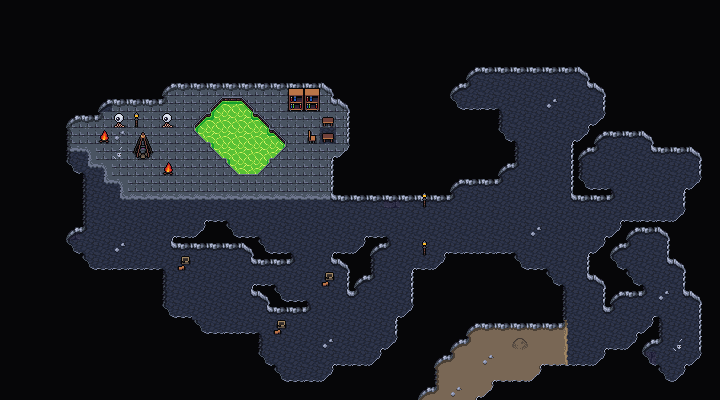

A level layout from a 2D game, rendered from its tile map. Below: a short description, then the map file with tile-grid data replaced by summaries:
An orthogonal 45x25 tile map with 16x16 px tiles, 4 tile layers (Sub, Walls, Background, Clutter), 4 tilesets and 21 objects.

<map version="1.10" tiledversion="1.10.1" orientation="orthogonal" renderorder="right-down" width="45" height="25" tilewidth="16" tileheight="16" infinite="0" nextlayerid="7" nextobjectid="87">
 <editorsettings>
  <export target="wastetown..tmx" format="tmx" />
 </editorsettings>
 <tileset firstgid="1" source="../../tileset/main.tsx" />
 <tileset firstgid="10113" source="../../tileset/buildings.tsx" />
 <tileset firstgid="11905" source="../../tileset/main-nocollide.tsx" />
 <tileset firstgid="22017" source="../../tileset/dungeon/dungeon_bis.tsx" />
 <layer id="6" name="Sub" width="45" height="25">
  <data>[1125 cells, 26 non-empty, 1 distinct tile ids]</data>
 </layer>
 <layer id="2" name="Walls" width="45" height="25">
  <data>[1125 cells, 954 non-empty, 12 distinct tile ids]</data>
 </layer>
 <layer id="1" name="Background" width="45" height="25">
  <data>[1125 cells, 885 non-empty, 24 distinct tile ids]</data>
 </layer>
 <layer id="3" name="Clutter" width="45" height="25">
  <properties>
   <property name="spriteLayer" type="bool" value="true" />
  </properties>
  <data>[1125 cells, 44 non-empty, 25 distinct tile ids]</data>
 </layer>
 <objectgroup id="4" name="Objects">
  <object id="38" template="../../obj/entry_up.tx" x="435.333" y="397.333" width="48" height="16">
   <properties>
    <property name="teleport" value="" />
   </properties>
  </object>
  <object id="54" template="../../obj/gold.tx" x="493.991" y="88.765" />
  <object id="55" template="../../obj/treasure.tx" x="170.417" y="110.333" />
  <object id="58" template="../../obj/enemy.tx" x="269.108" y="224.107">
   <properties>
    <property name="enemy" value="Nezumi Ninja" />
    <property name="threatRange" type="int" value="50" />
    <property name="waypoints" value="72,73" />
   </properties>
  </object>
  <object id="59" template="../../obj/enemy.tx" x="181.41" y="157.167">
   <properties>
    <property name="enemy" value="Nezumi Ninja" />
    <property name="threatRange" type="int" value="40" />
   </properties>
  </object>
  <object id="60" template="../../obj/enemy.tx" x="308.463" y="332.026" visible="1">
   <properties>
    <property name="enemy" value="Nezumi Ninja" />
    <property name="hidden" type="bool" value="true" />
    <property name="speedModifier" type="float" value="2" />
    <property name="threatRange" type="int" value="40" />
   </properties>
  </object>
  <object id="62" template="../../obj/booster.tx" x="317.862" y="129.955">
   <properties>
    <property name="reward">[
  {
    "editions": [ "TSP" ],
    "type": "card",
    "count": 10,
    "rarity": [ "Common" ]
  },
  {
    "editions": [ "TSP" ],
    "type": "card",
    "count": 3,
    "rarity": [ "Uncommon" ]
  },
  {
    "editions": [ "TSP" ],
    "type": "card",
    "count": 1,
    "rarity": [ "Rare", "Mythic Rare" ]
  }
]
</property>
   </properties>
  </object>
  <object id="69" template="../../obj/enemy.tx" x="289.277" y="129.038">
   <properties>
    <property name="effect" value="{ &quot;startBattleWithCard&quot;: [ &quot;Phyrexian Arena|APC|1&quot; ] }" />
    <property name="enemy" value="Nezumi Leader" />
    <property name="threatRange" type="int" value="50" />
   </properties>
  </object>
  <object id="70" template="../../obj/enemy.tx" x="415.765" y="236.565">
   <properties>
    <property name="enemy" value="Black Golem" />
    <property name="speedModifier" type="float" value="4" />
    <property name="threatRange" type="int" value="50" />
   </properties>
  </object>
  <object id="72" template="../../obj/waypoint.tx" x="375.723" y="226.841" />
  <object id="73" template="../../obj/waypoint.tx" x="148.186" y="218.413" />
  <object id="75" template="../../obj/enemy.tx" x="631.913" y="193.693">
   <properties>
    <property name="enemy" value="Wild Rat" />
    <property name="speedModifier" type="float" value="2" />
    <property name="threatRange" type="int" value="40" />
   </properties>
  </object>
  <object id="76" template="../../obj/enemy.tx" x="534.718" y="146.5">
   <properties>
    <property name="enemy" value="Wild Rat" />
    <property name="speedModifier" type="float" value="2" />
    <property name="threatRange" type="int" value="40" />
    <property name="waypoints" value="81,86,82,80,82,86,81" />
   </properties>
  </object>
  <object id="77" template="../../obj/enemy.tx" x="645.396" y="285.27">
   <properties>
    <property name="enemy" value="Wild Rat" />
    <property name="speedModifier" type="float" value="2" />
    <property name="threatRange" type="int" value="40" />
   </properties>
  </object>
  <object id="80" template="../../obj/waypoint.tx" x="579.102" y="316.732" />
  <object id="81" template="../../obj/waypoint.tx" x="536.965" y="107.735" />
  <object id="82" template="../../obj/waypoint.tx" x="554.943" y="247.628" />
  <object id="83" template="../../obj/manashards.tx" x="285.832" y="370.105" />
  <object id="84" template="../../obj/manashards.tx" x="643.711" y="257.741" />
  <object id="85" template="../../obj/treasure.tx" x="615.62" y="158.299" />
  <object id="86" template="../../obj/waypoint.tx" x="535.28" y="201.559" />
 </objectgroup>
</map>
